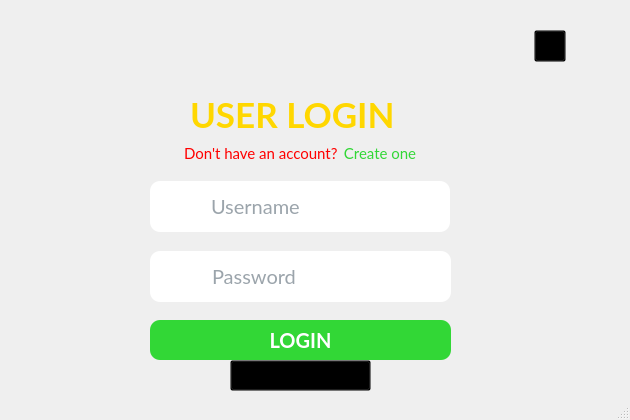
<?xml version="1.0" encoding="UTF-8"?>
<ui version="4.0">
 <class>mainwindow</class>
 <widget class="QMainWindow" name="mainwindow">
  <property name="geometry">
   <rect>
    <x>0</x>
    <y>0</y>
    <width>630</width>
    <height>420</height>
   </rect>
  </property>
  <property name="windowTitle">
   <string>mainwindow</string>
  </property>
  <widget class="QWidget" name="centralwidget">
   <widget class="QPushButton" name="forgot_password">
    <property name="geometry">
     <rect>
      <x>230</x>
      <y>360</y>
      <width>141</width>
      <height>31</height>
     </rect>
    </property>
    <property name="font">
     <font>
      <family>Lato</family>
      <pointsize>-1</pointsize>
     </font>
    </property>
    <property name="cursor">
     <cursorShape>PointingHandCursor</cursorShape>
    </property>
    <property name="toolTip">
     <string>Click here to reset your password.</string>
    </property>
    <property name="styleSheet">
     <string notr="true">#forgot_password {
	font-size: 15px;
	background-color: transparent;
	color: black;
}

#forgot_password:hover {
	color: #FFF;
}</string>
    </property>
    <property name="text">
     <string>Forgot password?</string>
    </property>
   </widget>
   <widget class="QPushButton" name="help_button">
    <property name="geometry">
     <rect>
      <x>534</x>
      <y>30</y>
      <width>32</width>
      <height>32</height>
     </rect>
    </property>
    <property name="cursor">
     <cursorShape>PointingHandCursor</cursorShape>
    </property>
    <property name="toolTip">
     <string>Help</string>
    </property>
    <property name="styleSheet">
     <string notr="true">background: transparent;</string>
    </property>
    <property name="text">
     <string/>
    </property>
   </widget>
   <widget class="QGroupBox" name="passwordGroup">
    <property name="geometry">
     <rect>
      <x>150</x>
      <y>251</y>
      <width>301</width>
      <height>61</height>
     </rect>
    </property>
    <property name="styleSheet">
     <string notr="true">border: none;</string>
    </property>
    <property name="title">
     <string/>
    </property>
    <widget class="QLineEdit" name="loginPasswordInput">
     <property name="geometry">
      <rect>
       <x>50</x>
       <y>0</y>
       <width>251</width>
       <height>51</height>
      </rect>
     </property>
     <property name="font">
      <font>
       <family>Lato</family>
       <pointsize>-1</pointsize>
      </font>
     </property>
     <property name="toolTip">
      <string>Enter your valid password.</string>
     </property>
     <property name="styleSheet">
      <string notr="true">#loginPasswordInput {
	padding: 10px;
	border-top-right-radius: 10px;
	border-bottom-right-radius: 10px;
	font-size: 20px;
	color: #374957;
}

#loginPasswordInput:focus {
	background-color:#E3E8F0;
}</string>
     </property>
     <property name="echoMode">
      <enum>QLineEdit::Password</enum>
     </property>
     <property name="placeholderText">
      <string>Password</string>
     </property>
    </widget>
    <widget class="QLabel" name="loginPasswordIcon">
     <property name="geometry">
      <rect>
       <x>0</x>
       <y>0</y>
       <width>51</width>
       <height>51</height>
      </rect>
     </property>
     <property name="styleSheet">
      <string notr="true">background-color: white;
border-top-left-radius: 10px;
border-bottom-left-radius: 10px;
font-size: 20px;
qproperty-alignment: AlignCenter;</string>
     </property>
     <property name="text">
      <string/>
     </property>
     <property name="buddy">
      <cstring>loginPasswordInput</cstring>
     </property>
    </widget>
   </widget>
   <widget class="QGroupBox" name="usernameGroup">
    <property name="geometry">
     <rect>
      <x>150</x>
      <y>181</y>
      <width>301</width>
      <height>51</height>
     </rect>
    </property>
    <property name="styleSheet">
     <string notr="true">border: none;</string>
    </property>
    <property name="title">
     <string/>
    </property>
    <widget class="QLabel" name="loginUsernameIcon">
     <property name="geometry">
      <rect>
       <x>0</x>
       <y>0</y>
       <width>51</width>
       <height>51</height>
      </rect>
     </property>
     <property name="styleSheet">
      <string notr="true">background-color: white;
border-top-left-radius: 10px;
border-bottom-left-radius: 10px;
font-size: 20px;
qproperty-alignment: AlignCenter;</string>
     </property>
     <property name="text">
      <string/>
     </property>
     <property name="buddy">
      <cstring>loginUsernameInput</cstring>
     </property>
    </widget>
    <widget class="QLineEdit" name="loginUsernameInput">
     <property name="geometry">
      <rect>
       <x>49</x>
       <y>0</y>
       <width>251</width>
       <height>51</height>
      </rect>
     </property>
     <property name="font">
      <font>
       <family>Lato</family>
       <pointsize>-1</pointsize>
      </font>
     </property>
     <property name="toolTip">
      <string>Enter your valid username.</string>
     </property>
     <property name="styleSheet">
      <string notr="true">#loginUsernameInput {
	padding: 10px;
	background-color: #fff;
	border-top-right-radius: 10px;
	border-bottom-right-radius: 10px;
	font-size: 20px;
	color: #374957;
}

#loginUsernameInput:focus {
	background-color: #E3E8F0;
}</string>
     </property>
     <property name="placeholderText">
      <string>Username</string>
     </property>
    </widget>
   </widget>
   <widget class="QLabel" name="loginHeader">
    <property name="geometry">
     <rect>
      <x>190</x>
      <y>93</y>
      <width>221</width>
      <height>42</height>
     </rect>
    </property>
    <property name="font">
     <font>
      <family>Lato</family>
      <pointsize>-1</pointsize>
      <bold>true</bold>
     </font>
    </property>
    <property name="styleSheet">
     <string notr="true">color: gold;
font-size: 35px;</string>
    </property>
    <property name="text">
     <string>USER LOGIN</string>
    </property>
   </widget>
   <widget class="QPushButton" name="loginButton">
    <property name="geometry">
     <rect>
      <x>150</x>
      <y>320</y>
      <width>301</width>
      <height>40</height>
     </rect>
    </property>
    <property name="font">
     <font>
      <family>Lato</family>
      <pointsize>-1</pointsize>
      <bold>true</bold>
     </font>
    </property>
    <property name="cursor">
     <cursorShape>PointingHandCursor</cursorShape>
    </property>
    <property name="toolTip">
     <string>Click here to login.</string>
    </property>
    <property name="styleSheet">
     <string notr="true">#loginButton {
	background-color: #32D736;
	border-radius: 10px;
	color: #fff;
	font-size: 20px;
	padding: 8px;
}

#loginButton:hover {
	background-color: #34E038;
}


</string>
    </property>
    <property name="text">
     <string>LOGIN</string>
    </property>
    <property name="shortcut">
     <string>Return</string>
    </property>
   </widget>
   <widget class="QGroupBox" name="noAccountGroup">
    <property name="geometry">
     <rect>
      <x>180</x>
      <y>138</y>
      <width>241</width>
      <height>30</height>
     </rect>
    </property>
    <property name="styleSheet">
     <string notr="true">border: none;</string>
    </property>
    <property name="title">
     <string/>
    </property>
    <widget class="QPushButton" name="createAccount">
     <property name="geometry">
      <rect>
       <x>160</x>
       <y>0</y>
       <width>80</width>
       <height>31</height>
      </rect>
     </property>
     <property name="font">
      <font>
       <family>Lato</family>
       <pointsize>-1</pointsize>
      </font>
     </property>
     <property name="cursor">
      <cursorShape>PointingHandCursor</cursorShape>
     </property>
     <property name="toolTip">
      <string>Click here to create a new account.</string>
     </property>
     <property name="styleSheet">
      <string notr="true">#createAccount {
	font-size: 15px;
	background-color: transparent;
	color: #32D736;
}

#createAccount:hover {
	color: #3EF642;
}</string>
     </property>
     <property name="text">
      <string>Create one</string>
     </property>
    </widget>
    <widget class="QLabel" name="noAccountMessage">
     <property name="geometry">
      <rect>
       <x>4</x>
       <y>0</y>
       <width>161</width>
       <height>31</height>
      </rect>
     </property>
     <property name="font">
      <font>
       <family>Lato</family>
       <pointsize>-1</pointsize>
      </font>
     </property>
     <property name="styleSheet">
      <string notr="true">font-size: 15px;
background-color: transparent;
color: red;</string>
     </property>
     <property name="text">
      <string>Don't have an account?</string>
     </property>
     <property name="buddy">
      <cstring>createAccount</cstring>
     </property>
    </widget>
   </widget>
   <widget class="QLabel" name="icon">
    <property name="geometry">
     <rect>
      <x>530</x>
      <y>3</y>
      <width>81</width>
      <height>91</height>
     </rect>
    </property>
    <property name="text">
     <string/>
    </property>
   </widget>
   <widget class="QLabel" name="KULOGO">
    <property name="geometry">
     <rect>
      <x>440</x>
      <y>3</y>
      <width>81</width>
      <height>91</height>
     </rect>
    </property>
    <property name="text">
     <string/>
    </property>
   </widget>
   <zorder>forgot_password</zorder>
   <zorder>help_button</zorder>
   <zorder>passwordGroup</zorder>
   <zorder>usernameGroup</zorder>
   <zorder>loginButton</zorder>
   <zorder>noAccountGroup</zorder>
   <zorder>loginHeader</zorder>
   <zorder>icon</zorder>
   <zorder>KULOGO</zorder>
  </widget>
  <widget class="QMenuBar" name="menubar">
   <property name="geometry">
    <rect>
     <x>0</x>
     <y>0</y>
     <width>630</width>
     <height>25</height>
    </rect>
   </property>
  </widget>
  <widget class="QStatusBar" name="statusbar"/>
 </widget>
 <resources/>
 <connections/>
</ui>
